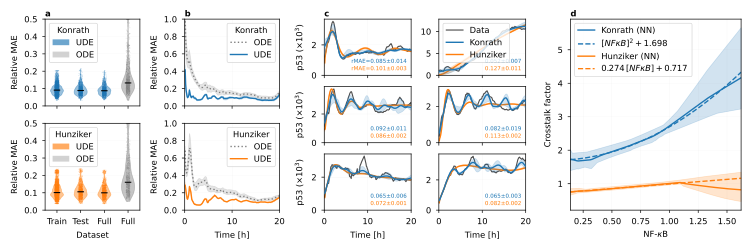

Python code for this plot:
import sys
from pathlib import Path
import numpy as np
import matplotlib.pyplot as plt
import matplotlib.patches as mpatches
from matplotlib.gridspec import GridSpec

SCRIPT_DIR   = Path(__file__).resolve().parent
code_root    = Path(__file__).resolve().parents[3]   # .../code/
exp_root     = code_root / "experiments"

sys.path.insert(0, str(code_root))
from utils.cv_results import load_cv_results

RUNS = {
    "hunziker": {
        "ODE": exp_root / "ode_hunziker2010_uncertainty_2026-01-19_132644",
        "UDE": exp_root / "ude_hunziker2010_uncertainty_2026-01-20_181050",
    },
    "konrath": {
        "ODE": exp_root / "ode_konrath2020_uncertainty_2026-01-20_142837",
        "UDE": exp_root / "ude_konrath2020_uncertainty_2026-01-20_100950",
    },
}

KFOLD_RUNS = {
    "konrath": {
        "kfold_dir": exp_root / "ude_konrath2020_kfold_5fold_2026-05-09_170241",
        "ude_dir":   exp_root / "ude_konrath2020_uncertainty_2026-01-20_100950",
        "ode_dir":   exp_root / "ode_konrath2020_uncertainty_2026-01-20_142837",
    },
    "hunziker": {
        "kfold_dir": exp_root / "ude_hunziker2010_kfold_5fold_2026-05-10_075001",
        "ude_dir":   exp_root / "ude_hunziker2010_uncertainty_2026-01-20_181050",
        "ode_dir":   exp_root / "ode_hunziker2010_uncertainty_2026-01-19_132644",
    },
}

TRUE_P53_PATH   = code_root / "real_data" / "p53intTNFGamma200framesDec2025.csv"
TIME_POINTS     = np.arange(0.1, 20.1, 0.1)
DATASETS_BY_ROW = ["konrath", "hunziker"]
DATASET_LABELS  = {"hunziker": "Hunziker", "konrath": "Konrath"}
UDE_COLOR       = {"hunziker": "C1", "konrath": "C0"}
ODE_COLOR       = {"hunziker": "C1", "konrath": "C0"}
MODEL_LS        = {"UDE": "-", "ODE": ":"}
grid_keywords   = {"ls": "-", "alpha": 0.1, "lw": 0.1, "c": "k"}
SAMPLE_INDICES  = (47, 24, 35, 5, 80, 15)  # 6 cells for the 3×2 grid

CROSSTALK_COLOR = {"hunziker": "C1", "konrath": "C0"}
SR_FUNCS = {
    "hunziker": (r"$0.274\,[NF\kappa B] + 0.717$",
                 lambda x: 0.2743812 * x + 0.7170906),
    "konrath":  (r"$[NF\kappa B]^2 + 1.698$",
                 lambda x: x**2 + 1.6979214),
}

CV_YLIM        = (0, 0.5)
TRAIN_COLOR    = "C2"
TEST_COLOR     = "C3"
UDE_FULL_COLOR = "C4"
ODE_FULL_COLOR = "C5"


def _agg(paths, loader):
    arrays = [loader(p) for p in paths if p.exists()]
    arrays = [a for a in arrays if a is not None]
    if not arrays:
        return None
    min_len = min(a.shape[0] for a in arrays)
    return np.stack([a[:min_len] for a in arrays], axis=0)


def load_rmae(exp_dir: Path):
    true_data = np.loadtxt(TRUE_P53_PATH, delimiter=",")
    denom     = np.mean(np.abs(true_data), axis=1)
    def compute_rmae(p):
        pred = np.loadtxt(p, delimiter=",")
        mae  = np.mean(np.abs(true_data - pred), axis=1)
        return mae / denom
    paths = sorted(exp_dir.glob("run_seed_*/p53_generated.csv"))
    return _agg(paths, compute_rmae)


def load_p53(exp_dir: Path):
    paths = sorted(exp_dir.glob("run_seed_*/p53_generated.csv"))
    return _agg(paths, lambda p: np.loadtxt(p, delimiter=","))


def load_crosstalk(exp_dir: Path, n_grid: int = 500):
    import pandas as pd
    seed_dfs = []
    for csv in sorted(exp_dir.glob("run_seed_*/learned_crosstalk_factor_values.csv")):
        try:
            df = pd.read_csv(csv).sort_values("nfkb_flat")
            seed_dfs.append(df)
        except Exception:
            continue
    if not seed_dfs:
        return None, None
    x_min = min(d["nfkb_flat"].min() for d in seed_dfs)
    x_max = max(d["nfkb_flat"].max() for d in seed_dfs)
    x_grid = np.linspace(x_min, x_max, n_grid)
    ys = np.stack([
        np.interp(x_grid, d["nfkb_flat"].values, d["pred_synth_factor"].values)
        for d in seed_dfs
    ])
    return x_grid, ys


def load_full_rel_mae_per_cell(exp_dir):
    true = np.loadtxt(TRUE_P53_PATH, delimiter=",")
    vals = []
    for seed_dir in sorted(Path(exp_dir).glob("run_seed_*")):
        pred_path = seed_dir / "p53_generated.csv"
        if not pred_path.exists():
            continue
        pred = np.loadtxt(pred_path, delimiter=",")
        rel_mae = np.abs(pred - true).mean(axis=0) / np.abs(true).mean(axis=0)
        vals.append(rel_mae)
    return np.concatenate(vals)


def plot_band(ax, x, data, color, ls, label, alpha=0.20, zorder=None):
    mean = data.mean(axis=0)
    lo   = np.percentile(data, 5,  axis=0)
    hi   = np.percentile(data, 95, axis=0)
    kw = {} if zorder is None else {"zorder": zorder}
    ax.plot(x, mean, color=color, ls=ls, lw=1, label=label, **kw)
    ax.fill_between(x, lo, hi, color=color, alpha=alpha, **kw)


# ---------------------------------------------------------------------------
# Style
# ---------------------------------------------------------------------------
plt.rcParams.update({
    "font.size": 6, "axes.labelsize": 6, "axes.titlesize": 6,
    "xtick.labelsize": 6, "ytick.labelsize": 6,
    "legend.fontsize": 6, "lines.linewidth": 0.1,
    "axes.linewidth": 0.5,
    "xtick.major.width": 0.5, "ytick.major.width": 0.5,
    "xtick.major.size": 2,    "ytick.major.size": 2,
    "patch.linewidth": 0.5,
})

# ---------------------------------------------------------------------------
# Figure
# ---------------------------------------------------------------------------
COL_WIDTHS = [0.4, 0.4, 0.85, 0.72]

fig = plt.figure(figsize=(7.5, 2.5))
gs = GridSpec(1, 4, figure=fig, width_ratios=COL_WIDTHS)

# Col 0: CV violin panels (2 rows)
gs_col0 = gs[0, 0].subgridspec(2, 1)
ax_cv = [fig.add_subplot(gs_col0[i, 0]) for i in range(2)]
plt.setp(ax_cv[0].get_xticklabels(), visible=False)

# Col 1: RMAE panels (2 rows)
gs_col1 = gs[0, 1].subgridspec(2, 1)
ax_col1_r0 = fig.add_subplot(gs_col1[0, 0])
ax_col1_r1 = fig.add_subplot(gs_col1[1, 0])
plt.setp(ax_col1_r0.get_xticklabels(), visible=False)

# Col 2: trajectory panels (3×2)
gs_col2 = gs[0, 2].subgridspec(3, 2)
ax_col2 = []
ax_col2_ref = None
for r in range(3):
    row = []
    for c in range(2):
        ax = fig.add_subplot(gs_col2[r, c], sharex=ax_col2_ref)
        if ax_col2_ref is None:
            ax_col2_ref = ax
        row.append(ax)
    ax_col2.append(row)

for ax in ax_col2[0] + ax_col2[1]:
    plt.setp(ax.get_xticklabels(), visible=False)

# ---------------------------------------------------------------------------
# Col 0: CV violin panels
# ---------------------------------------------------------------------------
rng = np.random.default_rng(0)
cv_xtick_labels = ["Train", "Test", "Full", "Full"]
CV_ALPHAS = [0.45, 0.45, 0.45, 0.45]

for dataset, ax in zip(DATASETS_BY_ROW, ax_cv):
    cfg = KFOLD_RUNS[dataset]
    df = load_cv_results(cfg["kfold_dir"], reduce="per_cell_rel")
    train_vals    = df.loc[df["phase"] == "train", "rel_mae"].values
    test_vals     = df.loc[df["phase"] == "test",  "rel_mae"].values
    ude_full_vals = load_full_rel_mae_per_cell(cfg["ude_dir"])
    ode_full_vals = load_full_rel_mae_per_cell(cfg["ode_dir"])

    all_data = [train_vals, test_vals, ude_full_vals, ode_full_vals]
    clipped  = [np.clip(v, *CV_YLIM) for v in all_data]

    ds_color = UDE_COLOR[dataset]
    cv_colors = [ds_color, ds_color, ds_color, "gray"]

    vp = ax.violinplot(clipped, positions=[0, 1, 2, 3],
                       widths=0.55, showmedians=True, showextrema=False)

    for body, color, alpha in zip(vp["bodies"], cv_colors, CV_ALPHAS):
        body.set_facecolor(color)
        body.set_alpha(alpha)
        body.set_edgecolor(color)
        body.set_linewidth(0.5)

    vp["cmedians"].set_color("k")
    vp["cmedians"].set_linewidth(0.8)

    for pos, vals, color in zip([0, 1, 2, 3], clipped, cv_colors):
        jitter = rng.uniform(-0.08, 0.08, len(vals))
        ax.scatter(pos + jitter, vals, s=0.5, color=color, alpha=0.25, lw=0)

    ax.set_xticks([0, 1, 2, 3])
    ax.set_xticklabels(cv_xtick_labels)
    ax.set_xlim(-0.5, 3.5)
    ax.set_ylim(*CV_YLIM)
    ax.set_yticks(np.arange(CV_YLIM[0], CV_YLIM[1] + 0.1, 0.1))
    ax.grid(axis="y", **grid_keywords)
    ax.set_ylabel("Relative MAE")
    legend_handles = [
        mpatches.Patch(facecolor=ds_color, alpha=0.65, label="UDE"),
        mpatches.Patch(facecolor="gray",   alpha=0.35, label="ODE"),
    ]
    ax.legend(handles=legend_handles, title=DATASET_LABELS[dataset], title_fontsize=6,
              loc="upper left", fontsize=6)

# ---------------------------------------------------------------------------
# Col 1: RMAE panels
# ---------------------------------------------------------------------------
for dataset, ax in zip(DATASETS_BY_ROW, [ax_col1_r0, ax_col1_r1]):
    for model, exp_dir in RUNS[dataset].items():
        data = load_rmae(exp_dir)
        if data is None:
            continue
        n_tp  = data.shape[1]
        color = UDE_COLOR[dataset] if model == "UDE" else "gray"
        plot_band(ax, TIME_POINTS[:n_tp], data,
                  color=color, ls=MODEL_LS[model], label=model)
    ax.set_xlim(0, 20)
    ax.set_ylim(0, 1)
    ax.grid(True, **grid_keywords)
    ax.legend(loc="upper right", title=DATASET_LABELS[dataset], title_fontsize=6)

# ---------------------------------------------------------------------------
# Col 2: sample trajectory panels (3×2)
# ---------------------------------------------------------------------------
true_p53 = np.loadtxt(TRUE_P53_PATH, delimiter=",")
ude_p53  = {ds: load_p53(RUNS[ds]["UDE"]) for ds in ["konrath", "hunziker"]}


def _rel_mae(dataset, sample_idx):
    data = ude_p53[dataset]
    if data is None:
        return None, None
    n_tp = data.shape[1]
    true_cell = true_p53[:n_tp, sample_idx]
    denom = np.mean(np.abs(true_cell))
    if denom == 0:
        return None, None
    mae_seeds = np.mean(np.abs(true_cell[np.newaxis, :] - data[:, :, sample_idx]), axis=1) / denom
    return float(np.mean(mae_seeds)), float(np.std(mae_seeds))


for panel_idx, sample_idx in enumerate(SAMPLE_INDICES):
    r, c = divmod(panel_idx, 2)
    ax   = ax_col2[r][c]

    ax.plot(TIME_POINTS, true_p53[:, sample_idx] / 1000,
            color="k", lw=0.8, alpha=0.7, label="Data")

    for dataset in ["konrath", "hunziker"]:
        data = ude_p53[dataset]
        if data is None:
            continue
        cell = data[:, :, sample_idx] / 1000
        n_tp = cell.shape[1]
        zorder = 3 if dataset == "konrath" else 2
        plot_band(ax, TIME_POINTS[:n_tp], cell,
                  color=UDE_COLOR[dataset], ls="-", label=DATASET_LABELS[dataset],
                  zorder=zorder)

    ax.set_xlim(0, 20)
    ax.set_ylim(bottom=0)
    ax.grid(True, **grid_keywords)

    for i, ds in enumerate(["konrath", "hunziker"]):
        mean, std = _rel_mae(ds, sample_idx)
        if mean is not None:
            prefix = "rMAE=" if (r, c) == (0, 0) else ""
            ax.text(0.95, 0.20 - i * 0.13, f"{prefix}{mean:.3f}±{std:.3f}",
                    transform=ax.transAxes, fontsize=4,
                    color=UDE_COLOR[ds], va="bottom", ha="right")

handles, labels = ax_col2[0][0].get_legend_handles_labels()
ax_col2[0][1].legend(handles, labels, loc="upper left", ncol=1, fontsize=6)

# ---------------------------------------------------------------------------
# Axis labels
# ---------------------------------------------------------------------------
# Col 0 (CV)
ax_cv[1].set_xlabel("Dataset")

# Col 1 (RMAE)
ax_col1_r0.set_ylabel("Relative MAE")
ax_col1_r1.set_ylabel("Relative MAE")
ax_col1_r1.set_xlabel("Time [h]")

# Col 2 (trajectories)
for r in range(3):
    ax_col2[r][0].set_ylabel(r"p53 ($\times 10^3$)")
for c in range(2):
    ax_col2[2][c].set_xlabel("Time [h]")

# Col 3: crosstalk
ax_col3 = fig.add_subplot(gs[0, 3])

for dataset in ["konrath", "hunziker"]:
    x_grid, ys = load_crosstalk(RUNS[dataset]["UDE"])
    if x_grid is None:
        continue
    color = CROSSTALK_COLOR[dataset]
    label = DATASET_LABELS[dataset]
    plot_band(ax_col3, x_grid, ys, color=color, ls="-", label=f"{label} (NN)")
    sr_label, sr_fn = SR_FUNCS[dataset]
    ax_col3.plot(x_grid, sr_fn(x_grid), color=color, ls="--", lw=1, label=sr_label)

ax_col3.autoscale(axis="x", tight=True)
ax_col3.grid(True, **grid_keywords)
ax_col3.legend(loc="upper left", ncol=1, fontsize=6)
ax_col3.set_xlabel(r"NF-$\kappa$B")
ax_col3.set_ylabel("Crosstalk factor")

# ---------------------------------------------------------------------------
# Panel labels
# ---------------------------------------------------------------------------
for ax, label in zip([ax_cv[0], ax_col1_r0, ax_col2[0][0], ax_col3], "abcd"):
    ax.set_title(label, loc="left", fontsize=6, fontweight="bold", pad=2)

plt.tight_layout()
plt.savefig(SCRIPT_DIR / "real_data_big_figure_v4.pdf", dpi=300, bbox_inches="tight")
# plt.show()
